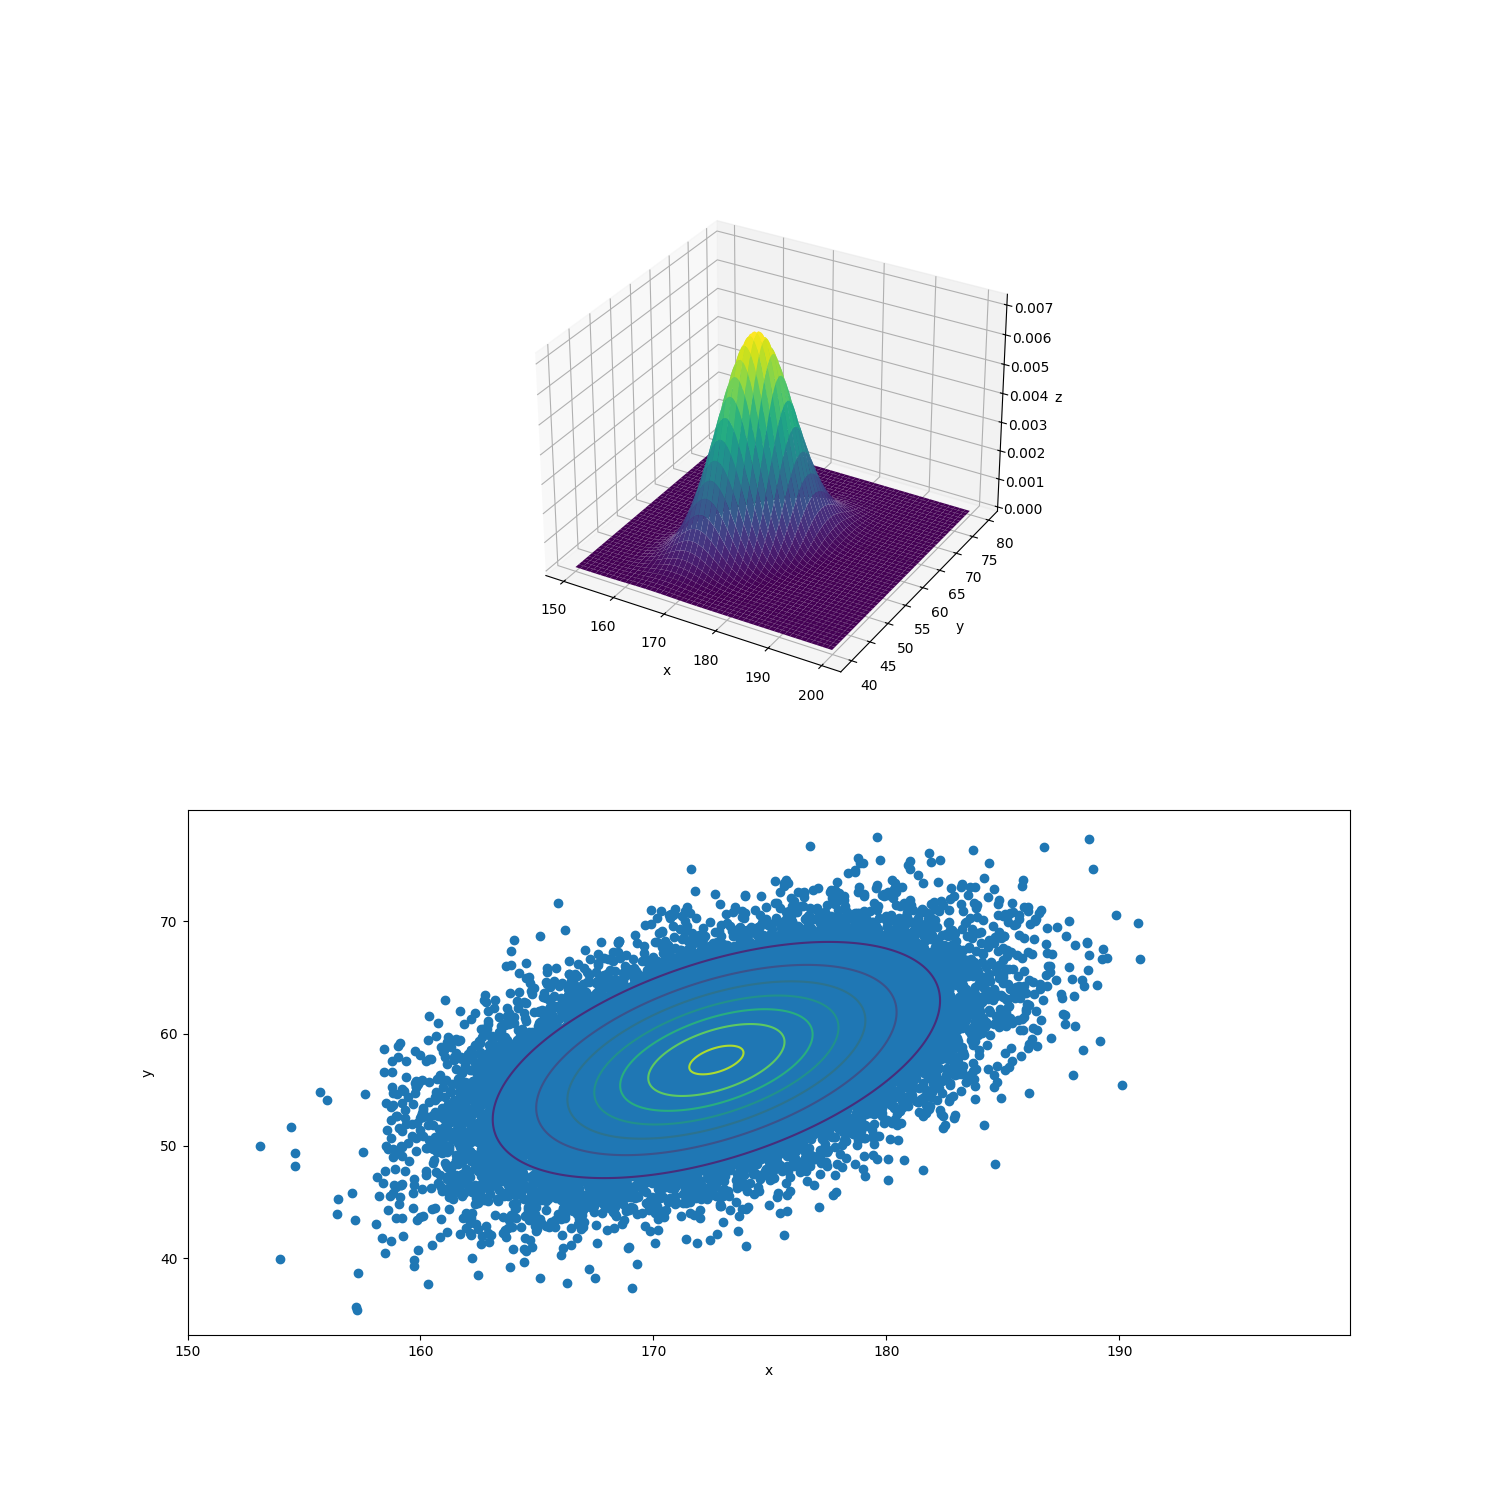

Python code for this plot:
import numpy as np
import matplotlib.pyplot as plt
import os

path = os.path.join(os.path.dirname(__file__), '..', 'height_weight.txt')

data = np.loadtxt(path)

mu = np.mean(data, axis=0)
cov = np.cov(data, rowvar=False)


def multivariate_normal(x, mu, cov):
    det = np.linalg.det(cov)
    inv = np.linalg.inv(cov)
    D = len(x)
    z = 1 / np.sqrt((2 * np.pi)**D * det)
    y = z * np.exp((x - mu).T @ inv @ (x - mu) / (-2.0))
    return y


xs = np.arange(150, 200, 0.1)
ys = np.arange(40, 80, 0.1)

X, Y = np.meshgrid(xs, ys)


Z = np.zeros_like(X)


for i in range(Z.shape[0]):
    for j in range(Z.shape[1]):
        x = np.array([X[i, j], Y[i, j]])
        Z[i, j] = multivariate_normal(x, mu, cov)




# plot
fig = plt.figure(figsize=(15, 15))

ax1 = fig.add_subplot(2, 1, 1, projection='3d')
ax1.set_xlabel('x')
ax1.set_ylabel('y')
ax1.set_zlabel('z')
ax1.plot_surface(X, Y, Z, cmap='viridis')


height = data[:, 0]
weight = data[:, 1]

ax2 = fig.add_subplot(2, 1, 2)
ax2.set_xlabel('x')
ax2.set_ylabel('y')
ax2.scatter(height, weight)
ax2.contour(X, Y, Z)


plt.savefig('mle.png')
